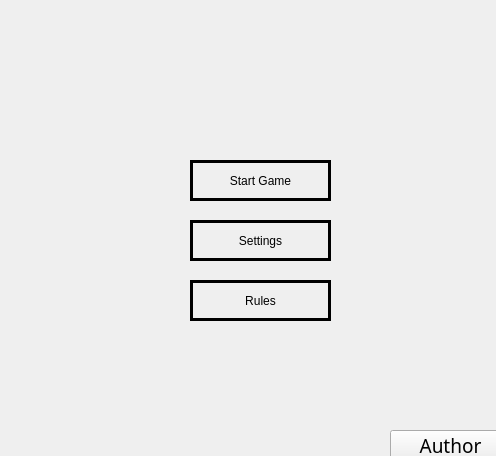
<?xml version="1.0" encoding="UTF-8"?>
<ui version="4.0">
 <class>MainWindow</class>
 <widget class="QMainWindow" name="MainWindow">
  <property name="geometry">
   <rect>
    <x>0</x>
    <y>0</y>
    <width>496</width>
    <height>456</height>
   </rect>
  </property>
  <property name="windowTitle">
   <string>MainWindow</string>
  </property>
  <property name="styleSheet">
   <string notr="true">font: 14pt &quot;Century Gothic&quot;;
background-image: url(:/images/images/a.jpg);
</string>
  </property>
  <property name="unifiedTitleAndToolBarOnMac">
   <bool>true</bool>
  </property>
  <widget class="QWidget" name="centralwidget">
   <widget class="QPushButton" name="game_button">
    <property name="geometry">
     <rect>
      <x>190</x>
      <y>160</y>
      <width>141</width>
      <height>41</height>
     </rect>
    </property>
    <property name="cursor">
     <cursorShape>CrossCursor</cursorShape>
    </property>
    <property name="toolTip">
     <string comment="Starts the game"/>
    </property>
    <property name="styleSheet">
     <string notr="true">
  text-decoration: none;
  color: #000;
  border: 3px solid;
  padding: 0.25em 0.5em;
  box-shadow: 1px 1px 0px 0px, 2px 2px 0px 0px, 3px 3px 0px 0px, 4px 4px 0px 0px, 5px 5px 0px 0px;
  position: relative;
  user-select: none;
  -webkit-user-select: none;
  touch-action: manipulation;
</string>
    </property>
    <property name="text">
     <string>Start Game</string>
    </property>
   </widget>
   <widget class="QPushButton" name="settings_button">
    <property name="geometry">
     <rect>
      <x>190</x>
      <y>220</y>
      <width>141</width>
      <height>41</height>
     </rect>
    </property>
    <property name="cursor">
     <cursorShape>CrossCursor</cursorShape>
    </property>
    <property name="styleSheet">
     <string notr="true">
  text-decoration: none;
  color: #000;
  border: 3px solid;
  padding: 0.25em 0.5em;
  box-shadow: 1px 1px 0px 0px, 2px 2px 0px 0px, 3px 3px 0px 0px, 4px 4px 0px 0px, 5px 5px 0px 0px;
  position: relative;
  user-select: none;
  -webkit-user-select: none;
  touch-action: manipulation;</string>
    </property>
    <property name="text">
     <string>Settings</string>
    </property>
   </widget>
   <widget class="QPushButton" name="rules_button">
    <property name="geometry">
     <rect>
      <x>190</x>
      <y>280</y>
      <width>141</width>
      <height>41</height>
     </rect>
    </property>
    <property name="cursor">
     <cursorShape>CrossCursor</cursorShape>
    </property>
    <property name="styleSheet">
     <string notr="true">
  text-decoration: none;
  color: #000;
  border: 3px solid;
  padding: 0.25em 0.5em;
  box-shadow: 1px 1px 0px 0px, 2px 2px 0px 0px, 3px 3px 0px 0px, 4px 4px 0px 0px, 5px 5px 0px 0px;
  position: relative;
  user-select: none;
  -webkit-user-select: none;
  touch-action: manipulation;</string>
    </property>
    <property name="text">
     <string>Rules</string>
    </property>
   </widget>
   <widget class="QPushButton" name="author">
    <property name="geometry">
     <rect>
      <x>390</x>
      <y>430</y>
      <width>121</width>
      <height>31</height>
     </rect>
    </property>
    <property name="font">
     <font>
      <family>Century Gothic</family>
      <pointsize>14</pointsize>
      <weight>50</weight>
      <italic>false</italic>
      <bold>false</bold>
     </font>
    </property>
    <property name="text">
     <string>Author</string>
    </property>
   </widget>
  </widget>
 </widget>
 <resources>
  <include location="../menu.qrc"/>
 </resources>
 <connections/>
</ui>
